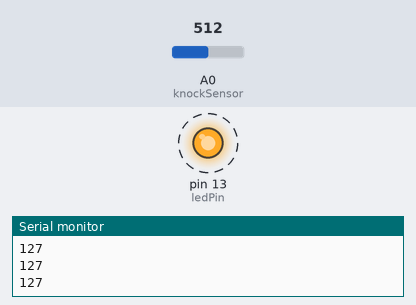
This sketch was run on a simulated Arduino Uno, built with avr-gcc and run on an emulated ATmega328P. Parts: output pins drawn as LEDs (lit = HIGH), the last lines printed to the serial monitor. Dashed ring = blinking. The inputs (shaded band) are chosen by the test bench; at power-on: A0 (knockSensor) = 512.

Above: at 1.08 s.
1.3 s: A0 (knockSensor) set to 122
4.3 s: A0 (knockSensor) set to 0
At 5.3 s:
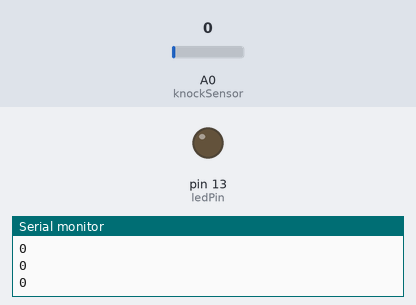
5.8 s: A0 (knockSensor) set to 3
7.3 s: A0 (knockSensor) set to 6
At 8.4 s:
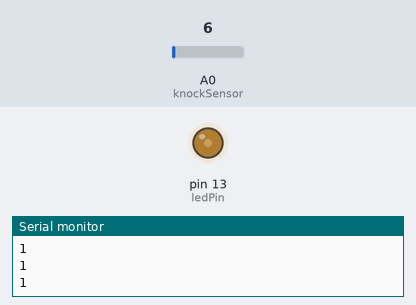
8.8 s: A0 (knockSensor) set to 306
At 12.74 s:
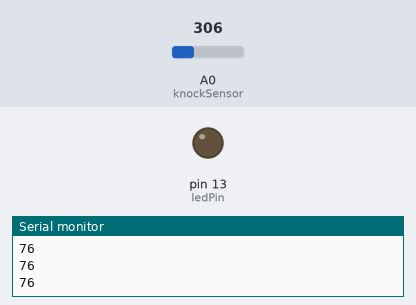
Timing chart, 0 to 12.8 s (numbered marks = the images above; inputs shaded):
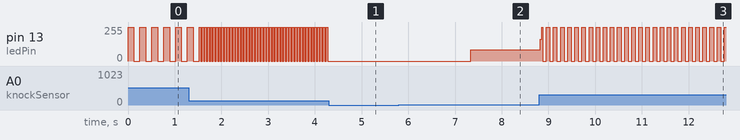

Measured:
- the behaviour switches between 4 and 5 on A0 (knockSensor) (found by bisection; images 1 and 2)
- after the input at 4.3 s, pin 13 (ledPin): stops changing and stays 0/255
- after the input at 7.3 s, pin 13 (ledPin): 0/255 → 83/255 at once
- after the input at 8.8 s, pin 13 (ledPin): 83/255 → 162/255 at once, then moves between 0/255 and 255/255, repeating every 0.61 s
- by itself, pin 13 (ledPin): repeats every 0.06 s: 255/255 0.03 s, 0/255 0.03 s

The sketch:

Piezoelectrico.ino
```cpp
const int ledPin = 13;      // LED connected to digital pin 13
const int knockSensor = A0; // the piezo is connected to analog pin 0
const int threshold = 5;  // threshold value to decide when the detected sound is a knock or not


// these variables will change:
int sensorReading = 0;      // variable to store the value read from the sensor pin


void setup() {

  pinMode(ledPin, OUTPUT); // declare the ledPin as as OUTPUT
  Serial.begin(9600);       // use the serial port
  pinMode(knockSensor, INPUT);
}

void loop() {
  // read the sensor and store it in the variable sensorReading:
  sensorReading = analogRead(knockSensor);
  int iluminacion = map(sensorReading, 0, 1023, 0, 255);
  // if the sensor reading is greater than the threshold:

    // toggle the status of the ledPin:

    // update the LED pin itself:
    digitalWrite(ledPin, HIGH);

    delay(iluminacion);
    digitalWrite(ledPin, LOW);
    delay(iluminacion);
    Serial.println(iluminacion);

}
```
